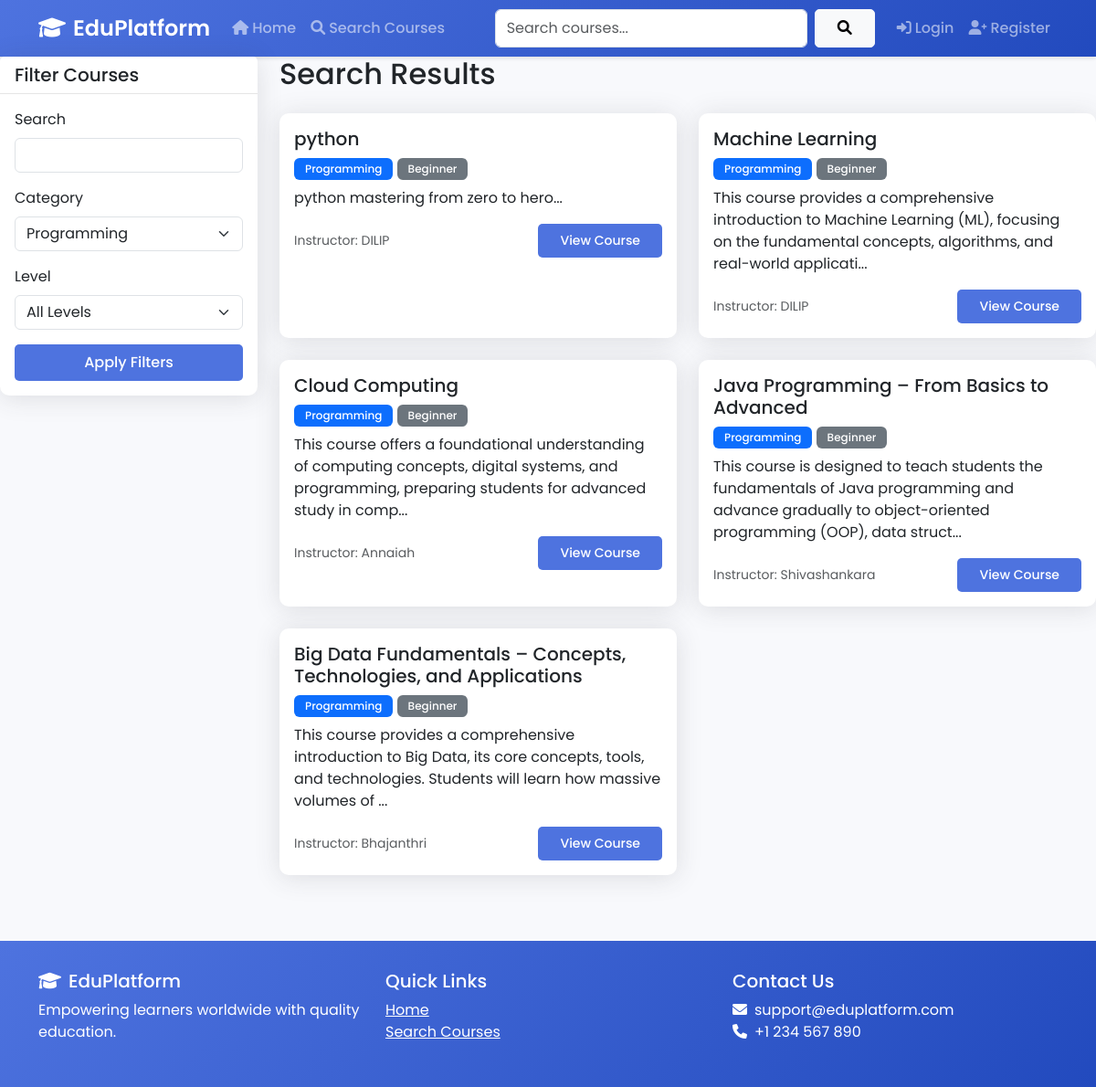
/search?category=Programming, run on the app's committed database.
### app.py (models this page shows, shortened)
class Course(db.Model):
    id = db.Column(db.Integer, primary_key=True)
    title = db.Column(db.String(100), nullable=False)
    description = db.Column(db.Text, nullable=False)
    created_at = db.Column(db.DateTime, default=datetime.utcnow)
    instructor_id = db.Column(db.Integer, db.ForeignKey('user.id'), nullable=False)
    category = db.Column(db.String(50))
    level = db.Column(db.String(20))
    lessons = db.relationship('Lesson', backref='course', lazy=True)
    enrollments = db.relationship('Enrollment', backref='course', lazy=True)
    materials = db.relationship('CourseMaterial', backref='course', lazy=True)

class User(UserMixin, db.Model):
    id = db.Column(db.Integer, primary_key=True)
    username = db.Column(db.String(80), unique=True, nullable=False)
    email = db.Column(db.String(120), unique=True, nullable=False)
    password_hash = db.Column(db.String(128))
    is_teacher = db.Column(db.Boolean, default=False)
    bio = db.Column(db.Text)
    profile_picture = db.Column(db.String(200))
    courses = db.relationship('Course', backref='instructor', lazy=True)
    enrollments = db.relationship('Enrollment', backref='student', lazy=True)

### app.py (the view)
@app.route('/search')
def search():
    query = request.args.get('q', '')
    category = request.args.get('category', '')
    level = request.args.get('level', '')
    courses = Course.query
    if query:
        courses = courses.filter(Course.title.ilike(f'%{query}%') | Course.description.ilike(f'%{query}%'))
    if category:
        courses = courses.filter_by(category=category)
    if level:
        courses = courses.filter_by(level=level)
    courses = courses.all()
    categories = db.session.query(Course.category).distinct().all()
    return render_template('search.html', courses=courses, categories=categories, query=query, selected_category=category, selected_level=level)

### templates/search.html (shortened to what this page needs)
{% extends "base.html" %}
{% block content %}
<div class="row">
    <div class="col-md-3">
        <div class="card">
            <div class="card-header">
                <h5 class="mb-0">Filter Courses</h5>
            </div>
            <div class="card-body">
                <form method="GET" action="{{ url_for('search') }}">
                    <div class="mb-3">
                        <label for="q" class="form-label">Search</label>
                        <input type="text" class="form-control" id="q" name="q" value="{{ query }}">
                    </div>
                    <div class="mb-3">
                        <label for="category" class="form-label">Category</label>
                        <select class="form-select" id="category" name="category">
                            {% for cat in categories %}
                                <option value="{{ cat[0] }}" {% if cat[0] == selected_category %}selected{% endif %}>
                                    {{ cat[0] }}
                                </option>
                            {% endfor %}
                        </select>
                    </div>
                    <div class="mb-3">
                        <label for="level" class="form-label">Level</label>
                        <select class="form-select" id="level" name="level">
                            <option value="">All Levels</option>
                        </select>
                    </div>
                    <div class="d-grid">
                        <button type="submit" class="btn btn-primary">Apply Filters</button>
                    </div>
                </form>
            </div>
        </div>
    </div>
    <div class="col-md-9">
        <h2 class="mb-4">Search Results</h2>
        {% if courses %}
            <div class="row">
                {% for course in courses %}
                    <div class="col-md-6 mb-4">
                        <div class="card h-100">
                            <div class="card-body">
                                <h5 class="card-title">{{ course.title }}</h5>
                                <div class="mb-2">
                                    <span class="badge bg-primary">{{ course.category }}</span>
                                    <span class="badge bg-secondary">{{ course.level }}</span>
                                </div>
                                <p class="card-text">{{ course.description[:150] }}...</p>
                                <div class="d-flex justify-content-between align-items-center">
                                    <small class="text-muted">Instructor: {{ course.instructor.username }}</small>
                                    <a href="{{ url_for('course_detail', course_id=course.id) }}" class="btn btn-primary btn-sm">View Course</a>
                                </div>
                            </div>
                        </div>
                    </div>
                {% endfor %}
            </div>
        {% else %}
            <div class="alert alert-info">
                No courses found matching your criteria.
            </div>
        {% endif %}
    </div>
</div>
{% endblock %}

### templates/base.html (style rules this page uses)
:root { --primary-color: #4e73df; --secondary-color: #1cc88a; --dark-color: #5a5c69; --light-color: #f8f9fc; }
body { font-family: 'Poppins', sans-serif; background-color: var(--light-color); }
.card { border: none; border-radius: 10px; box-shadow: 0 0.15rem 1.75rem 0 rgba(58, 59, 69, 0.15); transition: transform 0.3s ease; }
.card-header { background-color: white; border-bottom: 1px solid rgba(0,0,0,0.1); font-weight: 600; }
.btn { border-radius: 5px; font-weight: 500; padding: 0.5rem 1.5rem; transition: all 0.3s ease; }
.btn-primary { background: var(--primary-color); border: none; }
.badge { padding: 0.5em 1em; font-weight: 500; }

### data on the page
Course: title "python", category "Programming", level "Beginner", description "python mastering from zero to hero", instructor.username "DILIP"
Course: title "Machine Learning", category "Programming", level "Beginner", description "This course provides a comprehensive introduction to Machine Learning (ML), focusing on the fundamental concepts, algorithms, and real-world applicati", instructor.username "DILIP"
Course: title "Cloud Computing", category "Programming", level "Beginner", description "This course offers a foundational understanding of computing concepts, digital systems, and programming, preparing students for advanced study in comp", instructor.username "Annaiah"
Course: title "Java Programming – From Basics to Advanced", category "Programming", level "Beginner", description "This course is designed to teach students the fundamentals of Java programming and advance gradually to object-oriented programming (OOP), data struct", instructor.username "Shivashankara"
Course: title "Big Data Fundamentals – Concepts, Technologies, and Applications", category "Programming", level "Beginner", description "This course provides a comprehensive introduction to Big Data, its core concepts, tools, and technologies. Students will learn how massive volumes of", instructor.username "Bhajanthri"

### other printed values
form field category "Programming"
